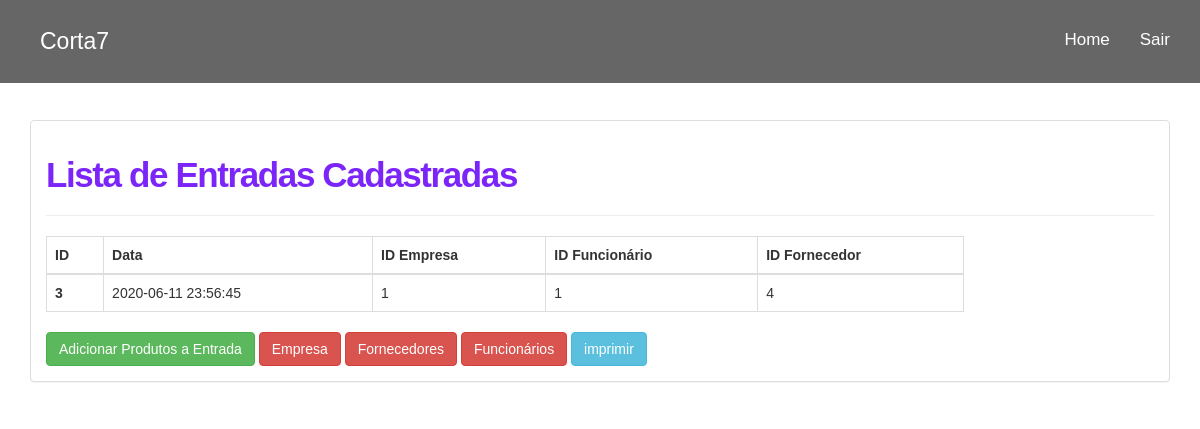
Page /entradascadastradas.php (signed in) on the committed database.
### tables this page shows
CREATE TABLE `entradaProduto` (
  `id_entradaProduto` int(11) NOT NULL,
  `data_entrada` timestamp NOT NULL DEFAULT current_timestamp(),
  `fk_empresa` int(11) DEFAULT NULL,
  `fk_entrada_func` int(11) DEFAULT NULL,
  `fk_entrada_forn` int(11) DEFAULT NULL
);

### entradascadastradas.php (the view, shortened to what this page needs)
<!DOCTYPE html>
<html lang="pt-br">
<head>
  <link href="bootstrap/css/bootstrap.min.css" rel="stylesheet">
  <link href="estilo.css" rel="stylesheet">
  </head>
  <body>
    <nav class="navbar navbar-fixed-top navbar-inverse navbar-transparente">
      <div class="container">
        <div class="navbar-header">
        <div class="site-logo">
          <a href="index.php">Corta7</a>
        </div>
      </div>
      <div class="collapse navbar-collapse" id="barra-navegacao">
        <ul class="nav navbar-nav navbar-right">
          <li><a href="home.php">Home</a></li>
          <li><a href="sair.php">Sair</a></li>
        </ul>
      </div>
    </div>
  </nav>
  <div class="container">
    <br /><br />
    <br /><br />
    <br /><br />
    <div id="d">
    <div class="panel panel-default">
     <div class="panel-body">
      <h3 style="font-size: 35px;
      font-weight: 700;
      letter-spacing: -0.04em; color: #7c25f8;">Lista de Entradas Cadastradas </h3>
      <hr />
      <div class="row justify-content-center mb-6">
        <div class="col-sm-12 col-md-10 col-gl-8">
          <?php
          $objDb = new db();
          $link = $objDb->conecta_mysql();
          $iduser =  $_SESSION['id_usuario'];
          $sqlprim = "SELECT * FROM tbempresa WHERE idempresa = '$iduser'";
          $resultado_idprim = mysqli_query($link, $sqlprim);
          $dados_func = mysqli_fetch_array($resultado_idprim);
          $funcempresa = $dados_func['idempresa'];
          $sql = "SELECT * FROM entradaProduto WHERE fk_empresa = '$funcempresa' ORDER BY id_entradaProduto ASC";
          $resultado_func = mysqli_query($link, $sql);
          if(($resultado_func) AND ($resultado_func->num_rows != 0)){
            ?>
            <table class="table table-bordered table-hover">
             <thead>
               <tr>
                <th >ID</th>
                <th >Data</th>
                <th >ID Empresa</th>
                <th >ID Funcionário</th>
                <th >ID Fornecedor</th>
              </tr>
            </thead>
            <tbody>
              <?php
              while($row_func = mysqli_fetch_array($resultado_func)){
                ?>
                <tr>
                  <th><?php echo $row_func['id_entradaProduto']; ?></th>
                  <td><?php echo $row_func['data_entrada']; ?></td>
                  <td><?php echo $row_func['fk_empresa']; ?></td>
                  <td><?php echo $row_func['fk_entrada_func']; ?></td>
                  <td><?php echo $row_func['fk_entrada_forn']; ?></td>
                </tr>
              <?php   }  ?>
            </tbody>
          </table>
          <a tabindex="0" class="btn btn-success" role="button" data-toggle="popover" data-placement="right" data-trigger="focus" href="itensentrada.php"
          title="Adicionar Produtos a Entrada">Adicionar Produtos a Entrada</a>
          <a tabindex="0" class="btn btn-danger" role="button" data-toggle="popover" data-placement="right" data-trigger="focus" href="empresascadastradas.php"
          title="Editar Fornecedores">Empresa</a>
          <a tabindex="0" class="btn btn-danger" role="button" data-toggle="popover" data-placement="right" data-trigger="focus" href="fornecedorescadastrados.php"
          title="Editar Fornecedores">Fornecedores</a>
          <a tabindex="0" class="btn btn-danger" role="button" data-toggle="popover" data-placement="right" data-trigger="focus" href="funcionarioscadastrados.php"
          title="Lista de Funcionários">Funcionários</a>
          <input type="button" class="btn btn-info" value="imprimir" name="imprimir" onclick="imprime()">
          <?php
        }else{
          echo "<div class='alert alert-danger' role='alert'>Nenhum Entrada encontrada!</div>";
        }
        ?>
      </div>
    </div>
  </div>
</div>
</div>
</div>
</body>
</html>

### estilo.css (style rules this page uses)
html, body, .capa { height: 100%; }
body { background: url('imagens/capa4.jpg'); background-attachment: fixed; font-family: Helvetica,Arial,sans-serif; overflow-x: hidden; }
nav.navbar-transparente { padding: 15px 0px; background: rgba(0, 0, 0, 0.6); border: none; }
.site-logo { margin: 5px 5px; padding: 5px 5px; font-size: 23px; }
.site-logo a { color: #fff; text-decoration:none; }
#barra-navegacao { font-size: 17px; }
.navbar-inverse .navbar-nav>li>a { color: white; }
.navbar-inverse .navbar-nav>li>a, footer .nav a { color: white; }
h3 { font-size: 35px; font-weight: 700; letter-spacing: -0.04em; }

### rows in the picture
entradaproduto: id_entradaProduto "3", data_entrada "2020-06-11 23:56:45", fk_empresa "1", fk_entrada_func "1", fk_entrada_forn "4"
